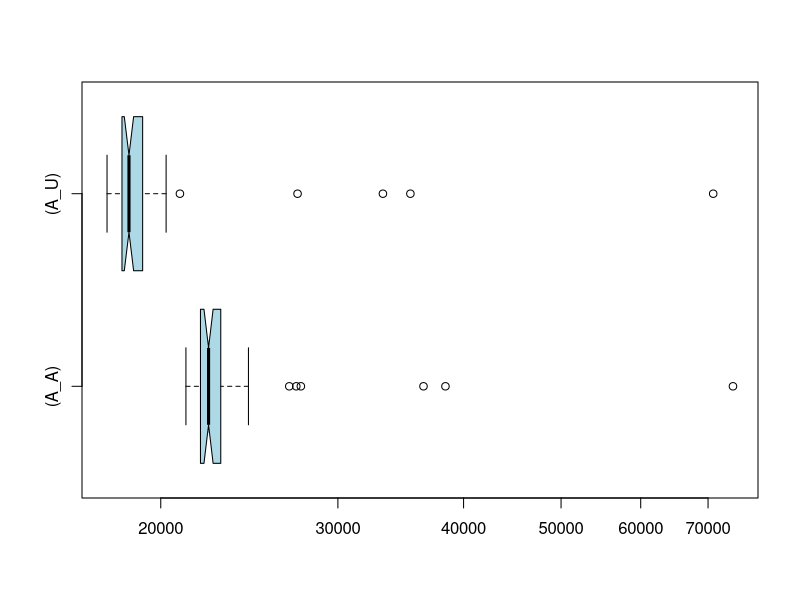

Source code (R):
if (exists("A_A")) remove("A_A")
if (exists("A_U")) remove("A_U")
if (exists("C_A")) remove("C_A")
if (exists("C_U")) remove("C_U")
A_U<-c(70831,33257,35416,18281,18510,18829,18359,18715,18875,18352,18706,19268,20247,18418,18425,18536,18103,19188,19175,19120,18963,27354,18157,18620,19188,20897,19357,18039,18454,19861,19653,18301,18180,19047,17927,18164,18779,19018,17928,17686,18324,19824,17972,18177,18436,19008,18574,18104,18483,18368)
A_A<-c(74108,36493,38374,27562,24446,22609,23165,21759,22132,22466,22727,21683,22430,21676,22565,22122,21967,26841,22441,21963,21605,21934,22948,22304,21844,22911,23833,22426,23014,21903,21847,21524,27274,22666,22046,22926,22446,21186,22169,21906,22174,21953,21669,22945,22253,22322,21686,23174,21401,21697)
if (exists("A_U")) boxplot.stats(A_U)
if (exists("A_A")) boxplot.stats(A_A)
if (exists("C_U")) boxplot.stats(C_U)
if (exists("C_A")) boxplot.stats(C_A)
if (exists("A_U")) summary(A_U)
if (exists("A_A")) summary(A_A)
if (exists("C_U")) summary(C_U)
if (exists("C_A")) summary(C_A)
if (exists("A_U")) boxplot(A_A,A_U,col="lightblue",horizontal=TRUE,log="x",match=TRUE,names=c("(A_A)","(A_U)"),notch=TRUE)
if (exists("C_U")) boxplot(C_A,C_U,col="lightblue",horizontal=TRUE,log="x",match=TRUE,names=c("(C_A)","(C_U)"),notch=TRUE)
